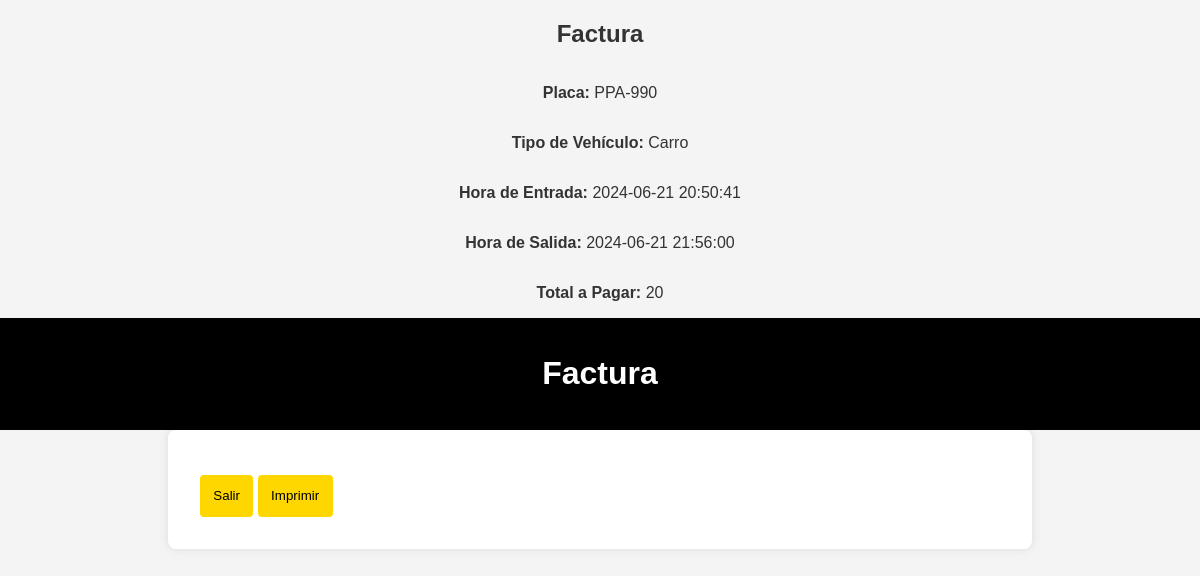
Page /parqueadero/factura.php on the committed database.
### tables this page shows
CREATE TABLE `registros` (
  `id` int(11) NOT NULL,
  `vehiculo_id` int(11) NOT NULL,
  `hora_entrada` datetime NOT NULL,
  `hora_salida` datetime NOT NULL,
  `total_pago` decimal(10,0) NOT NULL
);

CREATE TABLE `vehiculos` (
  `id` int(11) NOT NULL,
  `propietario_id` int(11) NOT NULL,
  `tipo` enum('Moto','Carro') NOT NULL,
  `placa` varchar(20) NOT NULL
);

### parqueadero/factura.php (the view, shortened to what this page needs)
<?php
include 'conexion.php';
$sql = "SELECT r.id, v.placa, v.tipo, r.hora_entrada, r.hora_salida, r.total_pago FROM registros r
        INNER JOIN vehiculos v ON r.vehiculo_id = v.id
        ORDER BY r.id DESC
        LIMIT 1";
$resultado = $db->query($sql);
if ($resultado->num_rows > 0) {
    $row = $resultado->fetch_assoc();
    $placa = $row['placa'];
    $tipo_vehiculo = $row['tipo'];
    $hora_entrada = $row['hora_entrada'];
    $hora_salida = $row['hora_salida'];
    $total_pago = $row['total_pago'];
    echo "<h2>Factura</h2>";
    echo "<p><strong>Placa:</strong> $placa</p>";
    echo "<p><strong>Tipo de Vehículo:</strong> $tipo_vehiculo</p>";
    echo "<p><strong>Hora de Entrada:</strong> $hora_entrada</p>";
    echo "<p><strong>Hora de Salida:</strong> $hora_salida</p>";
    echo "<p><strong>Total a Pagar:</strong> $total_pago</p>";
} else {
    echo "No se encontraron registros de factura.";
}
?>
<!DOCTYPE html>
<html lang="es">
<head>
    <link rel="stylesheet" href="styles.css">
</head>
<body>
    <header>
        <h1>Factura</h1>
    </header>
    <main>
    <button onclick="location.href='cerrar_sesion.php'">Salir</button>
        <button onclick="location.href=''">Imprimir</button>
    </main>
</body>
</html>

### parqueadero/styles.css (style rules this page uses)
body { font-family: Arial, sans-serif; background-color: #f4f4f4; margin: 0; padding: 0; display: flex; flex-direction: column; align-items: center; color: #333; }
header { background-color: #000; color: #fff; padding: 1em 0; width: 100%; text-align: center; }
main { padding: 2em; width: 100%; max-width: 800px; background-color: #fff; box-shadow: 0 0 10px rgba(0, 0, 0, 0.1); border-radius: 8px; }
button { padding: 1em; background-color: #ffd700; color: #000; border: none; cursor: pointer; margin-top: 1em; border-radius: 4px; transition: background-color 0.3s; }

### rows in the picture
registros: vehiculo.placa "PPA-990", vehiculo.tipo "Carro", hora_entrada "2024-06-21 20:50:41", hora_salida "2024-06-21 21:56:00", total_pago "20"
